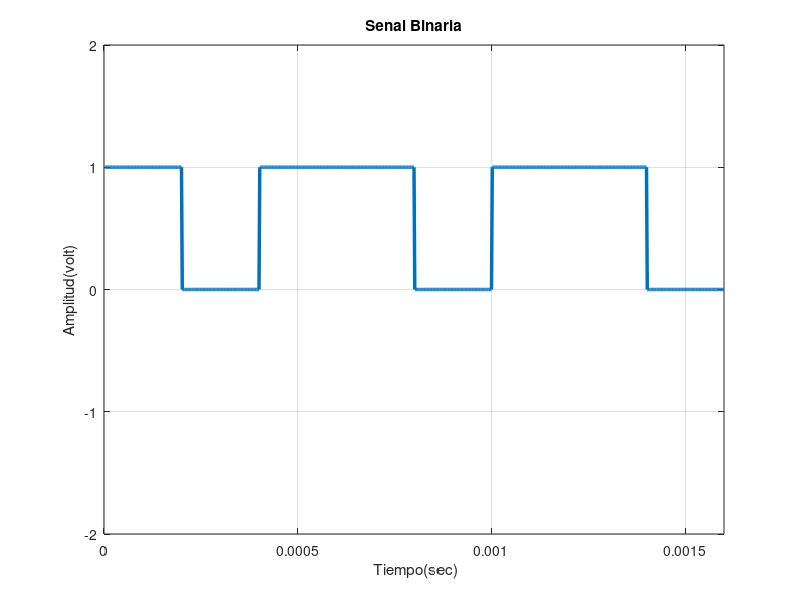

Reproduce this figure in MATLAB.
%% =================================================================
%  Actividad 1 - Ingenieria de Comunicaciones 2
% =================================================================

%% Q2.a) Señal senoidal
clc, clear;
fs = 40;             % Frecuencia de muestreo
t = [0:1/(fs):2];    % Intervalo de t
f = 2;               % frecuencia en Hz
G = 1;               % Ampltud
y = G*sin(2*pi*f*t); % Señal

axis([0 2 -G G]);
plot(t,y);            % Grafica de la Señal

%% Q2.b) Cuantizacion Ideal (Ancho de pulso = 0)
clc, clear;
fs = 40;             % Frecuencia de muestreo
t = [0:1/(fs):2];    % Intervalo de t
f = 2;               % frecuencia en Hz
G = 1;               % Ampltud
axis([0 2 -G G]);    % Ejes

y = G*sin(2*pi*f*t); % Señal
stem(t,y);           % Señal con ancho de pulso 0

%% Q2.c)  Cuantizacion Real (Ancho de pulso distinto a 0)
clc, clear;
fs = 40;             % Frecuencia de muestreo
t = [0:0.0001:2];    % Intervalo de t
d = [0:1/(fs):2];    % Cuantizacion basado en a frec de muestreo
f = 2;               % frecuencia en Hz
G = 1;               % Ampltud
axis([0 2 -G G]);    % Ejes

y = G*sin(2*pi*f*t); % Señal
h = pulstran(t,d,'rectpuls',0.01); % Función tren de pulsos unitarios
sampling = h.*y;     % Muestreo
plot(t,sampling,t,y);% Señal con ancho de pulso distint de 0

%% Q3  Cuantizacion Real (Ancho de pulso distinto a 0)
clc, clear;
fs = 20;             % Frecuencia de muestreo
t = [0:0.0001:3];    % Intervalo de t
d = [0:1/(fs):3];    % Cuantizacion basado en a frec de muestreo
f = 1;               % frecuencia de la señal
G = 1;               % Ampltud
axis([0 2 -G G]);    % Ejes

y = G*pulstran(t,d,'tripuls',1)-1;

%% Q4.a) SEÑAL TRIANGULAR CONTINUA
clear, clc;
fs = 20;             % Frecuencia de muestreo  
t = [0:0.001:3];     % Intervalo de t
d = [0:1:3];         % Cuantizacion basado en a frec de muestreo
G = 1;               % Amplitud
y = 2*G*pulstran(t,d,'tripuls',1)-1; % Señal triangular
plot (t,y);           % Grafica de la señal continua

%% Q4.b) SEÑAL TRIANGULAR CUANTIZADA
clear, clc;
fs = 20;             % Frecuencia de muestreo  
t = [0:0.001:3];     % Intervalo de t
d = [0:1:3];         % frec de señal
G = 1;               % Ampltud
y = 2*G*pulstran(t,d,'tripuls',1)-1;

e = [0:1/(fs):3];      % Cuantizacion basado en frec de muestreo   
h = pulstran(t,e,'rectpuls',0.01); % Tren de pulsos unitarios
sampling = h.*y;       % Muestreo
plot(t,sampling,t,y)   % Señal cuantizada

%% Q5.a) SEÑAL DIGITAL CONTINUA
clear, clc;
fs = 20;             % Frecuencia de muestreo  
t = [0:0.001:12];    % Intervalo de t
G = 1;               % Ampltud

y = G*square(t);     % Señal digital
plot(t,y,'LineWidth',3); % Grafica de señal digital

%% Q5.b) SEÑAL DIGITAL CUANTIZADA
clear, clc;
fs = 20;             % Frecuencia de muestreo  
t = [0:0.001:12];    % Intervalo de t
G = 1;               % Ampltud

y = G*square(t);     % Señal digital
e = [0:1/(fs):12];   % Cuantizacion basado en frec de muestreo   
h = pulstran(t,e,'rectpuls',0.01); % Tren de pulsos unitarios
sampling = h.*y;     % Muestreo
plot(t,sampling,t,y);% Señal cuantizada

%%  Q6.a) SUMA DE 2 SEÑALES SENOIDALES CON DISTINTA FRECUENCIA
clear, clc;
t = [0:0.001:1];      % Intervalo de t
f1 = 10;              % Frecuencia de la señal 1
f2 = 20;              % Frecuencia de la señal 2
G = 1;                % Amplitud de las señales

x = G*sin(2*pi*f1*t); % Señal 1
y = G*sin(2*pi*f2*t); % Señal 2 
z = x+y;              % Resultante

plot(t,z);

%% Q6.b) SUMA DE 2 SEÑALES SENOIDALES CON DISTINTA FRECUENCIA
% SEÑAL CUANTIZADA
clear, clc;
fs = 100;             % Frecuencia de muestreo
t = [0:0.001:1];      % Intervalo de t
f1 = 10;              % Frecuencia de la señal 1
f2 = 20;              % Frecuencia de la señal 2
G = 1;                % Amplitud de las señales

x = G*sin(2*pi*f1*t); % Señal 1
y = G*sin(2*pi*f2*t); % Señal 2
z = x+y;              % Resultante

d = [0:1/(fs):1];    % Cuantizacion basado en frec de muestreo   
h = pulstran(t,d,'rectpuls',0.001); % Tren de pulsos unitarios
sampling = h.*z;     % Muestreo
plot(t,sampling,t,z);% Señal cuantizada


%% Q7 SEÑAL SAMPLING
G = 1;
t = [-2*G:0.001:2*G];      % Intervalo de t
y = sinc(t);

grid on;
plot(t,y);

%% Q8 GRAFICA DE LA SEÑAL BINARIA
clc, clear;

% Señal binaria en bits
x = [1 0 1 1 0 1 1 0];   
% Ancho de pulso de cada bit
ap  = 200e-6;                                                     

% Grafica de la señal binaria
bit=[]; 
for n=1:1:length(x)
    if x(n)==1
        se=ones(1,100);
    elseif x(n)==0
        se=zeros(1,100);
    end
    bit=[bit se];
end

t = ap /100: ap /100: 100*length(x)*(ap /100);
plot(t,bit,'lineWidth',2.5);
grid on;
axis([ 0 ap *length(x) -2 2]);

ylabel('Amplitud(volt)');
xlabel(' Tiempo(sec)');
title('Senal Binaria');

% CALCULO DE LA VELOCIDAD BINARIA
vb = 1/ap;
X = sprintf('La velocidad binaria es %d bps',vb);
disp(X)

% CALCULO DEL ANCHO DE BANDA DE LA SEÑAL
bw = 8*vb;
Y = sprintf('La señal tiene 8 bits, entonces el ancho de banda sera %d bps',bw);
disp(Y);



















